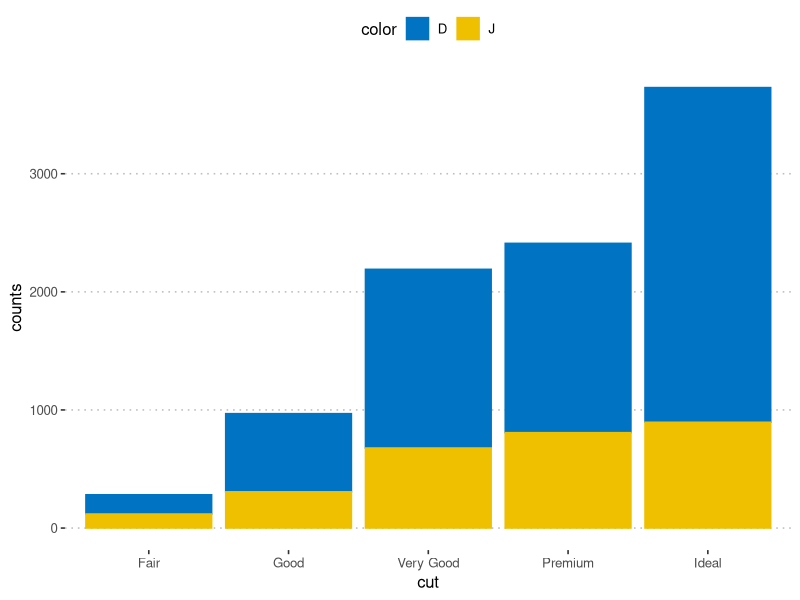
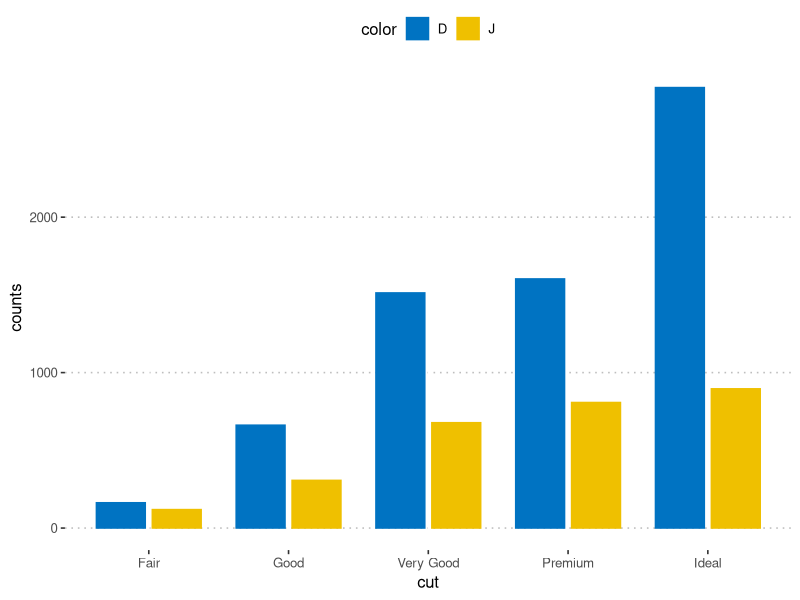
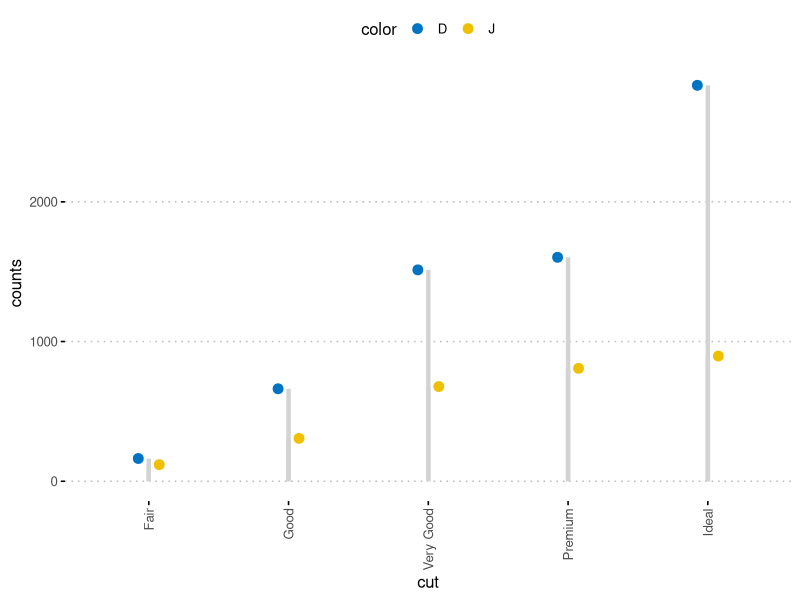
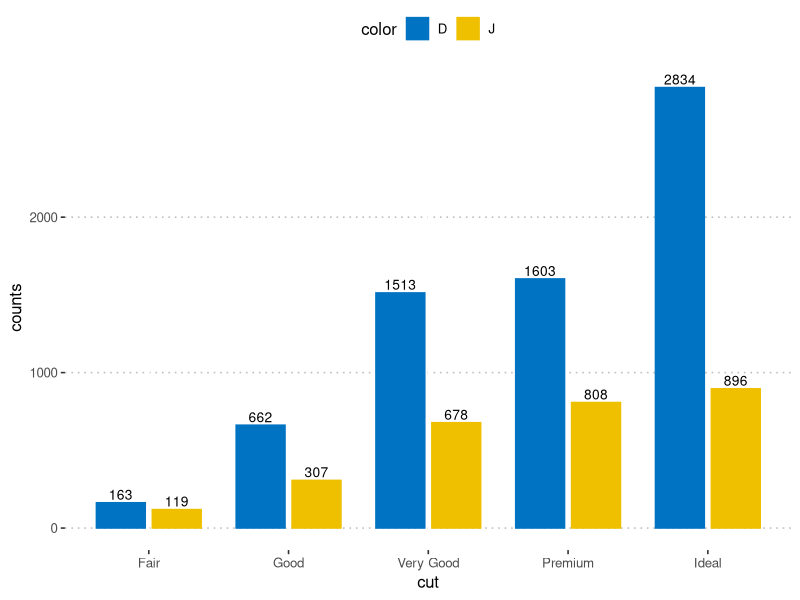
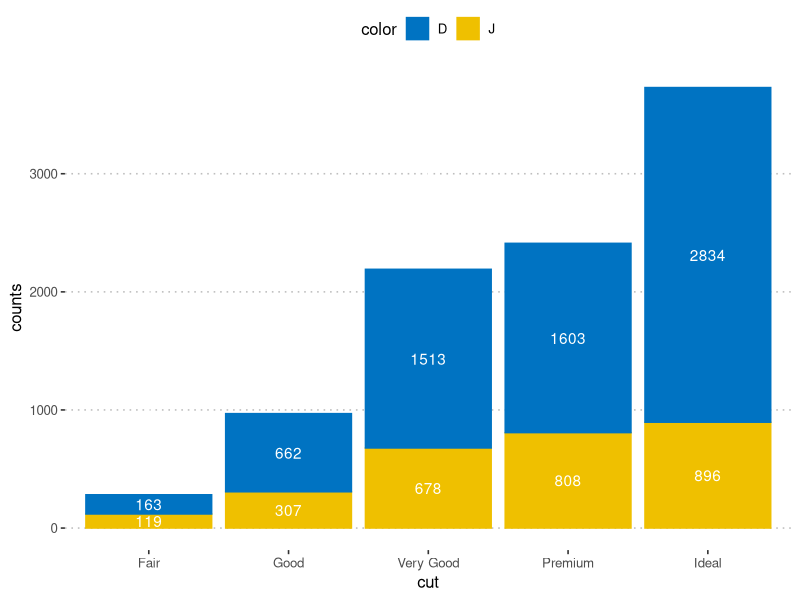
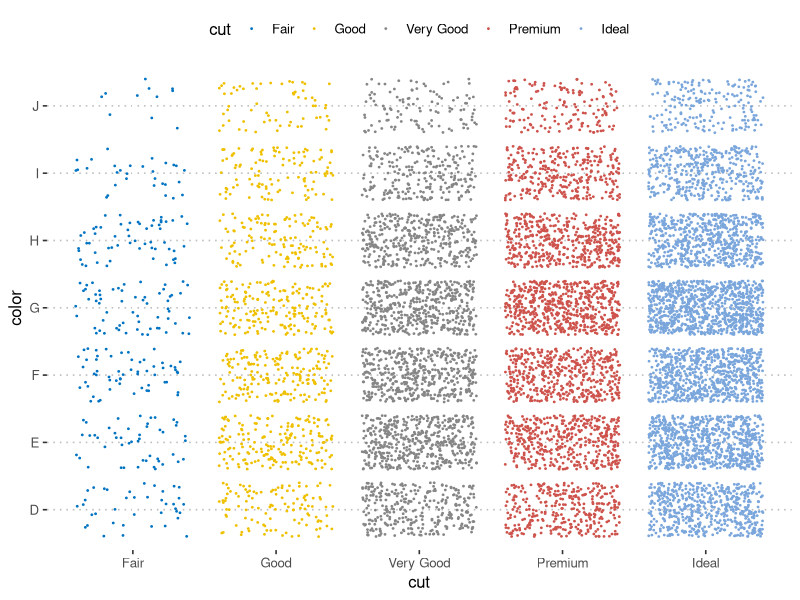
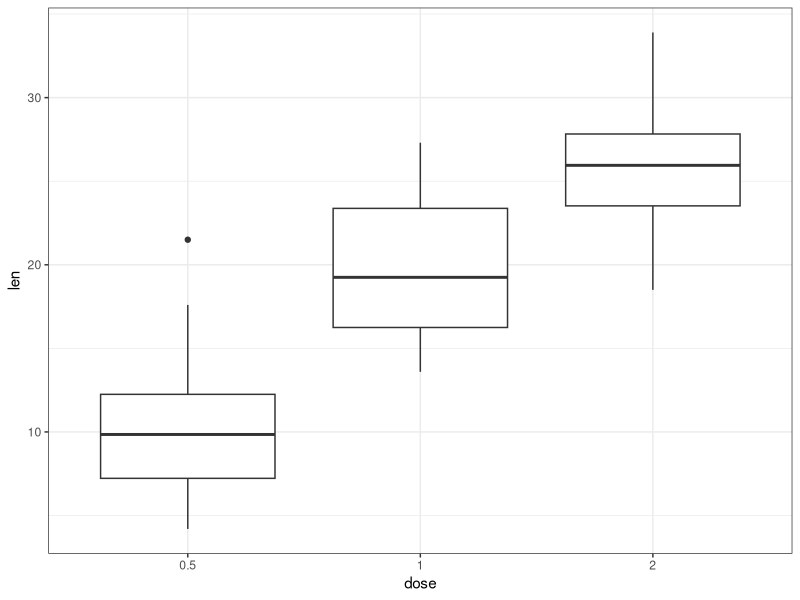
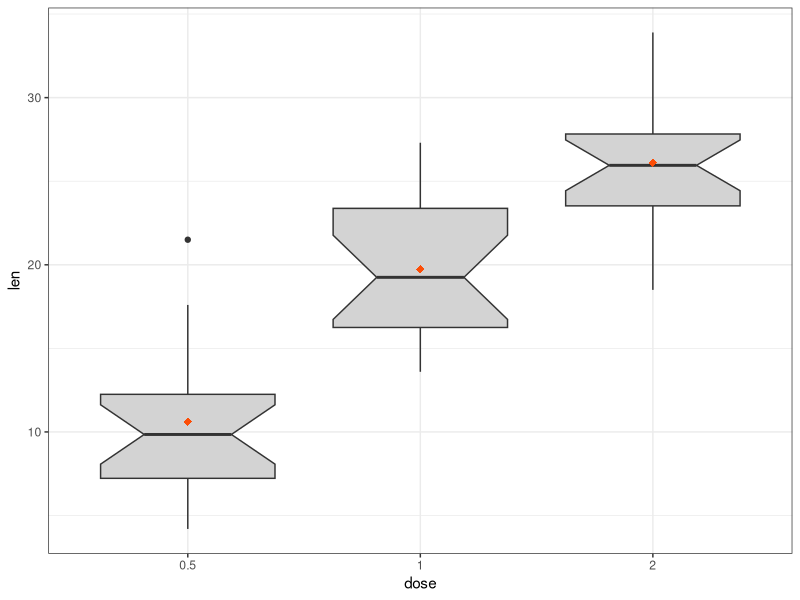

These charts were generated, in order, by the following R code:
## ---- chunk 1
knitr::opts_chunk$set(echo = TRUE)
## ---- chunk 2
library(dplyr) 
library(ggplot2)
library(ggpubr)
theme_set(theme_pubclean())
## ---- chunk 3
df <- diamonds %>%
  filter(color %in% c("J", "D")) %>%
  group_by(cut, color) %>%
  summarise(counts = n()) 
head(df, 4)
## ---- chunk 4
# 堆积条形图  y = counts，x = cut，同时柱颜色由变量“color”决定
# position = position_stack() 
ggplot(df, aes(x = cut, y = counts)) +
  geom_bar(
    aes(color = color, fill = color),
    stat = "identity", position = position_stack()
    ) +
  scale_color_manual(values = c("#0073C2FF", "#EFC000FF"))+
  scale_fill_manual(values = c("#0073C2FF", "#EFC000FF"))
# position = position_dodge() 
p <- ggplot(df, aes(x = cut, y = counts)) +
  geom_bar(
    aes(color = color, fill = color),
    stat = "identity", position = position_dodge(0.8),
    width = 0.7
    ) +
  scale_color_manual(values = c("#0073C2FF", "#EFC000FF"))+
  scale_fill_manual(values = c("#0073C2FF", "#EFC000FF"))
p
## ---- chunk 5
ggdotchart(df, x = "cut", y ="counts",
           color = "color", palette = "jco", size = 3, 
           add = "segment", 
           add.params = list(color = "lightgray", size = 1.5),
           position = position_dodge(0.3),
           ggtheme = theme_pubclean()
           )
## ---- chunk 6
p + geom_text(
  aes(label = counts, group = color), 
  position = position_dodge(0.8),
  vjust = -0.3, size = 3.5
)
## ---- chunk 7
df <- df %>%
  arrange(cut, desc(color)) %>%
  mutate(lab_ypos = cumsum(counts) - 0.5 * counts) 
head(df, 4)
## ---- chunk 8
ggplot(df, aes(x = cut, y = counts)) +
  geom_bar(aes(color = color, fill = color), stat = "identity") +
  geom_text(
    aes(y = lab_ypos, label = counts, group = color),
    color = "white"
  ) + 
  scale_color_manual(values = c("#0073C2FF", "#EFC000FF"))+
  scale_fill_manual(values = c("#0073C2FF", "#EFC000FF")) 
## ---- chunk 9
diamonds.frac <- dplyr::sample_frac(diamonds, 1/5)
ggplot(diamonds.frac, aes(cut, color)) +
  geom_jitter(aes(color = cut), size = 0.3)+
  ggpubr::color_palette("jco")+
  ggpubr::theme_pubclean()
## ---- chunk 10
theme_set(
  theme_bw()
)
## ---- chunk 11
data("ToothGrowth")
ToothGrowth$dose <- as.factor(ToothGrowth$dose)
head(ToothGrowth)
## ---- chunk 12
# Default plot
e <- ggplot(ToothGrowth, aes(x = dose, y = len))
e + geom_boxplot()
# Notched box plot with mean points
e + geom_boxplot(notch = TRUE, fill = "lightgray")+
  stat_summary(fun.y = mean, geom = "point",
               shape = 18, size = 2.5, color = "#FC4E07")
## ---- chunk 13
# Color by group (dose)
e + geom_boxplot(aes(color = dose))+
  scale_color_manual(values = c("#00AFBB", "#E7B800", "#FC4E07"))
# Change fill color by group (dose)
e + geom_boxplot(aes(fill = dose)) +
  scale_fill_manual(values = c("#00AFBB", "#E7B800", "#FC4E07"))
## ---- chunk 14
# Choose which items to display: group "0.5" and "2"
e + geom_boxplot() + 
  scale_x_discrete(limits=c("0.5", "2"))
# Change the default order of items
e + geom_boxplot() +
  scale_x_discrete(limits=c("2", "0.5", "1"))
## ---- chunk 15
e2 <- e + geom_boxplot(
  aes(fill = supp),
  position = position_dodge(0.9) 
  ) +
  scale_fill_manual(values = c("#999999", "#E69F00"))
e2
## ---- chunk 16
e2 + facet_wrap(~supp)
## ---- chunk 17
# Add mean points +/- SD
# Use geom = "pointrange" or geom = "crossbar"
e + geom_violin(trim = FALSE) + 
  stat_summary(
    fun.data = "mean_sdl",  fun.args = list(mult = 1), 
    geom = "pointrange", color = "black"
    )
    
# Combine with box plot to add median and quartiles
# Change color by groups
e + geom_violin(aes(fill = dose), trim = FALSE) + 
  geom_boxplot(width = 0.2)+
  scale_fill_manual(values = c("#00AFBB", "#E7B800", "#FC4E07"))+
  theme(legend.position = "none")
## ---- chunk 18
e + geom_violin(
  aes(color = supp), trim = FALSE,
  position = position_dodge(0.9) 
  ) +
  geom_boxplot(
    aes(color = supp), width = 0.15,
    position = position_dodge(0.9)
    ) +
  scale_color_manual(values = c("#00AFBB", "#E7B800"))
## ---- chunk 19
# Violin plots with mean points +/- SD
e + geom_dotplot(
  binaxis = "y", stackdir = "center",
  fill = "lightgray"
  ) + 
  stat_summary(
    fun.data = "mean_sdl", fun.args = list(mult=1), 
    geom = "pointrange", color = "red"
    )
# Combine with box plots
e + geom_boxplot(width = 0.5) + 
  geom_dotplot(
    binaxis = "y", stackdir = "center",
    fill = "white"
    ) 
# Dot plot + violin plot + stat summary
e + geom_violin(trim = FALSE) +
  geom_dotplot(
    binaxis='y', stackdir='center',
    color = "black", fill = "#999999"
    ) +
  stat_summary(
    fun.data="mean_sdl",  fun.args = list(mult=1), 
    geom = "pointrange", color = "#FC4E07", size = 0.4
    )
## ---- chunk 20
# Color dots by groups
e + geom_boxplot(width = 0.5, size = 0.4) +
  geom_dotplot(
    aes(fill = supp), trim = FALSE,
    binaxis='y', stackdir='center'
  )+
  scale_fill_manual(values = c("#00AFBB", "#E7B800"))
# Change the position : interval between dot plot of the same group
e + geom_boxplot(
  aes(color = supp), width = 0.5, size = 0.4,
  position = position_dodge(0.8)
  ) +
  geom_dotplot(
    aes(fill = supp, color = supp), trim = FALSE,
    binaxis='y', stackdir='center', dotsize = 0.8,
    position = position_dodge(0.8)
  )+
  scale_fill_manual(values = c("#00AFBB", "#E7B800"))+
  scale_color_manual(values = c("#00AFBB", "#E7B800"))
## ---- chunk 21
e + geom_jitter(
  aes(shape = dose, color = dose), 
  position = position_jitter(0.2),
  size = 1.2
  ) +
  stat_summary(
    aes(color = dose),
    fun.data="mean_sdl",  fun.args = list(mult=1), 
    geom = "pointrange",  size = 0.4
    )+
  scale_color_manual(values =  c("#00AFBB", "#E7B800", "#FC4E07"))
## ---- chunk 22
e + geom_jitter(
  aes(shape = supp, color = supp), 
  position = position_jitterdodge(jitter.width = 0.2, dodge.width = 0.8),
  size = 1.2
  ) +
  stat_summary(
    aes(color = supp),
    fun.data="mean_sdl",  fun.args = list(mult=1), 
    geom = "pointrange",  size = 0.4,
    position = position_dodge(0.8)
    )+
  scale_color_manual(values =  c("#00AFBB", "#E7B800"))
## ---- chunk 23
library(ggforce)
# Create some data
d1 <- data.frame(
  y = c(rnorm(200, 4, 1), rnorm(200, 5, 2), rnorm(400, 6, 1.5)),
  group = rep(c("Grp1", "Grp2", "Grp3"), c(200, 200, 400))
  )
# Sinaplot
ggplot(d1, aes(group, y)) +
  geom_sina(aes(color = group), size = 0.7)+
  scale_color_manual(values =  c("#00AFBB", "#E7B800", "#FC4E07"))
## ---- chunk 24
theme_set(ggpubr::theme_pubr())
## ---- chunk 25
df <- ToothGrowth
df$dose <- as.factor(df$dose)
head(df, 3)
## ---- chunk 26
library(dplyr)
df.summary <- df %>%
  group_by(dose) %>%
  summarise(
    sd = sd(len, na.rm = TRUE),
    len = mean(len)
  )
df.summary
## ---- chunk 27
# Initialize ggplot with data
f <- ggplot(
  df.summary, 
  aes(x = dose, y = len, ymin = len-sd, ymax = len+sd)
  )
## ---- chunk 28
# Vertical line with point in the middle
f + geom_pointrange()
# Standard error bars
f + geom_errorbar(width = 0.2) +
  geom_point(size = 1.5)
## ---- chunk 29
# Horizontal error bars with mean points
# Change the color by groups
ggplot(
  df.summary, 
  aes(x = len, y = dose, xmin = len-sd, xmax = len+sd)
  ) +
  geom_point(aes(color = dose)) +
  geom_errorbarh(aes(color = dose), height=.2)+
  theme_light()
## ---- chunk 30
# Combine with jitter points
ggplot(df, aes(dose, len)) +
  geom_jitter(
    position = position_jitter(0.2), color = "darkgray"
    ) + 
  geom_pointrange(
    aes(ymin = len-sd, ymax = len+sd),
    data = df.summary
    )
# Combine with violin plots
ggplot(df, aes(dose, len)) +
  geom_violin(color = "darkgray", trim = FALSE) + 
  geom_pointrange(
    aes(ymin = len-sd, ymax = len+sd),
    data = df.summary
    )
## ---- chunk 31
# (1) Line plot
ggplot(df.summary, aes(dose, len)) +
  geom_line(aes(group = 1)) +
  geom_errorbar( aes(ymin = len-sd, ymax = len+sd),width = 0.2) +
  geom_point(size = 2)
# (2) Bar plot
ggplot(df.summary, aes(dose, len)) +
  geom_bar(stat = "identity", fill = "lightgray", 
           color = "black") +
  geom_errorbar(aes(ymin = len, ymax = len+sd), width = 0.2) 
## ---- chunk 32
df.sum2 <- df.summary
df.sum2$dose <- as.numeric(df.sum2$dose)
ggplot(df.sum2, aes(dose, len)) +
  geom_line() +
  geom_errorbar( aes(ymin = len-sd, ymax = len+sd),width = 0.2) +
  geom_point(size = 2)
## ---- chunk 33
# (1) Create a line plot of means + 
# individual jitter points + error bars 
ggplot(df, aes(dose, len)) +
  geom_jitter( position = position_jitter(0.2),
               color = "darkgray") + 
  geom_line(aes(group = 1), data = df.summary) +
  geom_errorbar(
    aes(ymin = len-sd, ymax = len+sd),
    data = df.summary, width = 0.2) +
  geom_point(data = df.summary, size = 2)
# (2) Bar plots of means + individual jitter points + errors
ggplot(df, aes(dose, len)) +
  geom_bar(stat = "identity", data = df.summary,
           fill = NA, color = "black") +
  geom_jitter( position = position_jitter(0.2),
               color = "black") + 
  geom_errorbar(
    aes(ymin = len-sd, ymax = len+sd),
    data = df.summary, width = 0.2) 
## ---- chunk 34
library(dplyr)
df.summary2 <- df %>%
  group_by(dose, supp) %>%
  summarise(
    sd = sd(len),
    len = mean(len)
  )
df.summary2
## ---- chunk 35
# (1) Pointrange: Vertical line with point in the middle
ggplot(df.summary2, aes(dose, len)) +
  geom_pointrange(
    aes(ymin = len-sd, ymax = len+sd, color = supp),
    position = position_dodge(0.3)
    )+
  scale_color_manual(values = c("#00AFBB", "#E7B800"))
# (2) Standard error bars
ggplot(df.summary2, aes(dose, len)) +
  geom_errorbar(
    aes(ymin = len-sd, ymax = len+sd, color = supp),
    position = position_dodge(0.3), width = 0.2
    )+
  geom_point(aes(color = supp), position = position_dodge(0.3)) +
  scale_color_manual(values = c("#00AFBB", "#E7B800"))
## ---- chunk 36
# (1) Line plot + error bars
ggplot(df.summary2, aes(dose, len)) +
  geom_line(aes(linetype = supp, group = supp))+
  geom_point()+
  geom_errorbar(
    aes(ymin = len-sd, ymax = len+sd, group = supp),
     width = 0.2
    )
# (2) Bar plots + upper error bars.
ggplot(df.summary2, aes(dose, len)) +
  geom_bar(aes(fill = supp), stat = "identity",
           position = position_dodge(0.8), width = 0.7)+
  geom_errorbar(
    aes(ymin = len, ymax = len+sd, group = supp),
    width = 0.2, position = position_dodge(0.8)
    )+
  scale_fill_manual(values = c("grey80", "grey30"))
## ---- chunk 37
library(ggpubr)
# Create line plots of means
ggline(ToothGrowth, x = "dose", y = "len", 
       add = c("mean_sd", "jitter"),
       color = "supp", palette = c("#00AFBB", "#E7B800"))
# Create bar plots of means
ggbarplot(ToothGrowth, x = "dose", y = "len", 
          add = c("mean_se", "jitter"),
          color = "supp", palette = c("#00AFBB", "#E7B800"),
          position = position_dodge(0.8))
## ---- chunk 38
# Create line plots
ggplot(df, aes(dose, len)) +
  geom_jitter(
    aes(color = supp),
    position = position_jitter(0.2)
    ) + 
  geom_line(
    aes(group = supp, color = supp),
    data = df.summary2
    ) +
  geom_errorbar(
    aes(ymin = len-sd, ymax = len+sd, color = supp),
    data = df.summary2, width = 0.2
    )+
  scale_color_manual(values = c("#00AFBB", "#E7B800"))
## ---- chunk 39
ToothGrowth$dose <- as.factor(ToothGrowth$dose)
e <- ggplot(ToothGrowth, aes(x = dose, y = len))
## ---- chunk 40
# Summary statistics
library(dplyr)
df.summary <- ToothGrowth %>%
  group_by(dose) %>%
  summarise(
    sd = sd(len, na.rm = TRUE),
    len = mean(len)
  )
# Initialize ggplot with data
f <- ggplot(
  df.summary, 
  aes(x = dose, y = len, ymin = len-sd, ymax = len+sd)
  )
## ---- chunk 41
# Combine with violin plots
ggplot(ToothGrowth, aes(dose, len))+
  geom_violin(trim = FALSE) +
  geom_pointrange(aes(ymin = len-sd, ymax = len + sd),
                  data = df.summary)
# Combine with dot plots
ggplot(ToothGrowth, aes(dose, len))+
  geom_dotplot(stackdir = "center", binaxis = "y",
               fill = "lightgray", dotsize = 1) +
  geom_pointrange(aes(ymin = len-sd, ymax = len + sd),
                  data = df.summary)
# Combine with line plot
ggplot(df.summary, aes(dose, len))+
  geom_line(aes(group = 1)) +
  geom_pointrange(aes(ymin = len-sd, ymax = len + sd))
# Combine with bar plots
ggplot(df.summary, aes(dose, len))+
  geom_bar(stat = "identity", fill = "lightgray") +
  geom_pointrange(aes(ymin = len-sd, ymax = len + sd))
